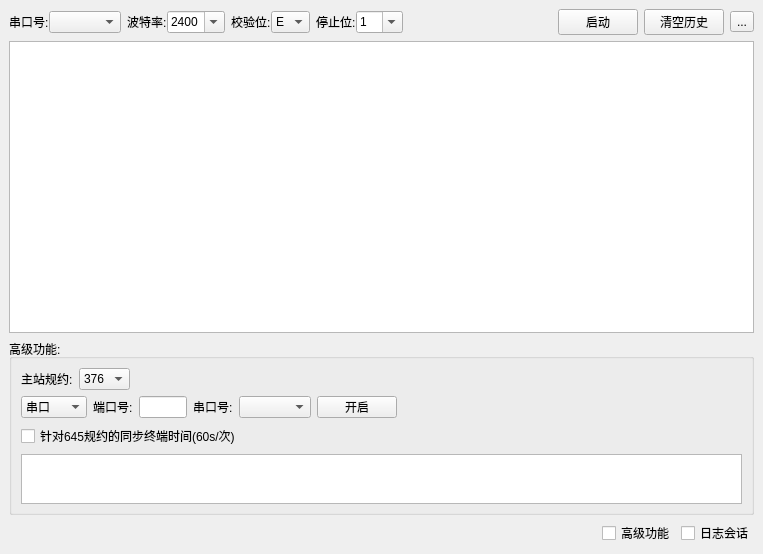
<?xml version="1.0" encoding="UTF-8"?>
<ui version="4.0">
 <class>MainWindow</class>
 <widget class="QMainWindow" name="MainWindow">
  <property name="geometry">
   <rect>
    <x>0</x>
    <y>0</y>
    <width>763</width>
    <height>554</height>
   </rect>
  </property>
  <property name="minimumSize">
   <size>
    <width>763</width>
    <height>554</height>
   </size>
  </property>
  <property name="windowTitle">
   <string>模拟表程序v1.42</string>
  </property>
  <property name="windowIcon">
   <iconset>
    <normaloff>:/web/source/web.png</normaloff>
    <normalon>:/web/source/web.png</normalon>:/web/source/web.png</iconset>
  </property>
  <widget class="QWidget" name="centralwidget">
   <layout class="QVBoxLayout" name="verticalLayout">
    <item>
     <layout class="QHBoxLayout" name="horizontalLayout_5">
      <item>
       <layout class="QGridLayout" name="gridLayout">
        <property name="leftMargin">
         <number>0</number>
        </property>
        <property name="rightMargin">
         <number>0</number>
        </property>
        <property name="horizontalSpacing">
         <number>6</number>
        </property>
        <property name="verticalSpacing">
         <number>2</number>
        </property>
        <item row="0" column="1">
         <layout class="QHBoxLayout" name="horizontalLayout_2">
          <item>
           <widget class="QLabel" name="label_2">
            <property name="text">
             <string>波特率:</string>
            </property>
           </widget>
          </item>
          <item>
           <widget class="QComboBox" name="comboBox_2">
            <property name="editable">
             <bool>true</bool>
            </property>
            <item>
             <property name="text">
              <string>2400</string>
             </property>
            </item>
            <item>
             <property name="text">
              <string>9600</string>
             </property>
            </item>
           </widget>
          </item>
         </layout>
        </item>
        <item row="0" column="2">
         <layout class="QHBoxLayout" name="horizontalLayout_3">
          <item>
           <widget class="QLabel" name="label_3">
            <property name="text">
             <string>校验位:</string>
            </property>
           </widget>
          </item>
          <item>
           <widget class="QComboBox" name="comboBox_3">
            <item>
             <property name="text">
              <string>E</string>
             </property>
            </item>
            <item>
             <property name="text">
              <string>O</string>
             </property>
            </item>
           </widget>
          </item>
         </layout>
        </item>
        <item row="0" column="3">
         <layout class="QHBoxLayout" name="horizontalLayout_4">
          <item>
           <widget class="QLabel" name="label_4">
            <property name="text">
             <string>停止位:</string>
            </property>
           </widget>
          </item>
          <item>
           <widget class="QComboBox" name="comboBox_4">
            <property name="editable">
             <bool>true</bool>
            </property>
            <item>
             <property name="text">
              <string>1</string>
             </property>
            </item>
            <item>
             <property name="text">
              <string>1.5</string>
             </property>
            </item>
           </widget>
          </item>
         </layout>
        </item>
        <item row="0" column="0">
         <layout class="QHBoxLayout" name="horizontalLayout">
          <property name="leftMargin">
           <number>0</number>
          </property>
          <item>
           <widget class="QLabel" name="label">
            <property name="text">
             <string>串口号:</string>
            </property>
           </widget>
          </item>
          <item>
           <widget class="QComboBox" name="comboBox"/>
          </item>
         </layout>
        </item>
       </layout>
      </item>
      <item>
       <spacer name="horizontalSpacer">
        <property name="orientation">
         <enum>Qt::Horizontal</enum>
        </property>
        <property name="sizeType">
         <enum>QSizePolicy::Expanding</enum>
        </property>
        <property name="sizeHint" stdset="0">
         <size>
          <width>40</width>
          <height>20</height>
         </size>
        </property>
       </spacer>
      </item>
      <item>
       <widget class="QPushButton" name="pushButton">
        <property name="sizePolicy">
         <sizepolicy hsizetype="Fixed" vsizetype="Fixed">
          <horstretch>0</horstretch>
          <verstretch>0</verstretch>
         </sizepolicy>
        </property>
        <property name="text">
         <string>启动</string>
        </property>
       </widget>
      </item>
      <item>
       <widget class="QPushButton" name="pushButton_2">
        <property name="sizePolicy">
         <sizepolicy hsizetype="Fixed" vsizetype="Fixed">
          <horstretch>0</horstretch>
          <verstretch>0</verstretch>
         </sizepolicy>
        </property>
        <property name="text">
         <string>清空历史</string>
        </property>
       </widget>
      </item>
      <item>
       <widget class="QToolButton" name="toolButton">
        <property name="text">
         <string>...</string>
        </property>
       </widget>
      </item>
     </layout>
    </item>
    <item>
     <widget class="QTextEdit" name="textEdit">
      <property name="horizontalScrollBarPolicy">
       <enum>Qt::ScrollBarAlwaysOff</enum>
      </property>
      <property name="sizeAdjustPolicy">
       <enum>QAbstractScrollArea::AdjustIgnored</enum>
      </property>
      <property name="readOnly">
       <bool>true</bool>
      </property>
     </widget>
    </item>
    <item>
     <widget class="QGroupBox" name="groupBox">
      <property name="sizePolicy">
       <sizepolicy hsizetype="Expanding" vsizetype="Expanding">
        <horstretch>0</horstretch>
        <verstretch>0</verstretch>
       </sizepolicy>
      </property>
      <property name="maximumSize">
       <size>
        <width>16777215</width>
        <height>176</height>
       </size>
      </property>
      <property name="title">
       <string>高级功能:</string>
      </property>
      <property name="checkable">
       <bool>false</bool>
      </property>
      <layout class="QVBoxLayout" name="verticalLayout_3">
       <item>
        <layout class="QGridLayout" name="gridLayout_2">
         <item row="0" column="0">
          <layout class="QVBoxLayout" name="verticalLayout_2">
           <item>
            <layout class="QHBoxLayout" name="horizontalLayout_7">
             <item>
              <widget class="QLabel" name="label_6">
               <property name="text">
                <string>主站规约:</string>
               </property>
              </widget>
             </item>
             <item>
              <widget class="QComboBox" name="comboBox_5">
               <item>
                <property name="text">
                 <string>376</string>
                </property>
               </item>
               <item>
                <property name="text">
                 <string>698</string>
                </property>
               </item>
              </widget>
             </item>
             <item>
              <spacer name="horizontalSpacer_4">
               <property name="orientation">
                <enum>Qt::Horizontal</enum>
               </property>
               <property name="sizeHint" stdset="0">
                <size>
                 <width>40</width>
                 <height>20</height>
                </size>
               </property>
              </spacer>
             </item>
            </layout>
           </item>
           <item>
            <layout class="QHBoxLayout" name="horizontalLayout_8">
             <item>
              <widget class="QComboBox" name="comboBox_6">
               <item>
                <property name="text">
                 <string>串口</string>
                </property>
               </item>
               <item>
                <property name="text">
                 <string>以太网</string>
                </property>
               </item>
              </widget>
             </item>
             <item>
              <widget class="QLabel" name="label_7">
               <property name="text">
                <string>端口号:</string>
               </property>
              </widget>
             </item>
             <item>
              <widget class="QLineEdit" name="lineEdit_2">
               <property name="sizePolicy">
                <sizepolicy hsizetype="Minimum" vsizetype="Fixed">
                 <horstretch>0</horstretch>
                 <verstretch>0</verstretch>
                </sizepolicy>
               </property>
               <property name="maximumSize">
                <size>
                 <width>48</width>
                 <height>16777215</height>
                </size>
               </property>
              </widget>
             </item>
             <item>
              <layout class="QHBoxLayout" name="horizontalLayout_9">
               <property name="leftMargin">
                <number>0</number>
               </property>
               <item>
                <widget class="QLabel" name="label_8">
                 <property name="text">
                  <string>串口号:</string>
                 </property>
                </widget>
               </item>
               <item>
                <widget class="QComboBox" name="comboBox_7"/>
               </item>
              </layout>
             </item>
             <item>
              <widget class="QPushButton" name="pushButton_3">
               <property name="sizePolicy">
                <sizepolicy hsizetype="Fixed" vsizetype="Fixed">
                 <horstretch>0</horstretch>
                 <verstretch>0</verstretch>
                </sizepolicy>
               </property>
               <property name="text">
                <string>开启</string>
               </property>
              </widget>
             </item>
             <item>
              <spacer name="horizontalSpacer_3">
               <property name="orientation">
                <enum>Qt::Horizontal</enum>
               </property>
               <property name="sizeType">
                <enum>QSizePolicy::Expanding</enum>
               </property>
               <property name="sizeHint" stdset="0">
                <size>
                 <width>40</width>
                 <height>20</height>
                </size>
               </property>
              </spacer>
             </item>
            </layout>
           </item>
          </layout>
         </item>
        </layout>
       </item>
       <item>
        <widget class="QCheckBox" name="checkBox_3">
         <property name="text">
          <string>针对645规约的同步终端时间(60s/次)</string>
         </property>
        </widget>
       </item>
       <item>
        <widget class="QPlainTextEdit" name="plainTextEdit">
         <property name="maximumSize">
          <size>
           <width>16777215</width>
           <height>98</height>
          </size>
         </property>
        </widget>
       </item>
      </layout>
     </widget>
    </item>
    <item>
     <layout class="QHBoxLayout" name="horizontalLayout_6">
      <item>
       <widget class="QLabel" name="label_5">
        <property name="text">
         <string/>
        </property>
       </widget>
      </item>
      <item>
       <spacer name="horizontalSpacer_2">
        <property name="orientation">
         <enum>Qt::Horizontal</enum>
        </property>
        <property name="sizeHint" stdset="0">
         <size>
          <width>40</width>
          <height>20</height>
         </size>
        </property>
       </spacer>
      </item>
      <item>
       <widget class="QCheckBox" name="checkBox_2">
        <property name="text">
         <string>高级功能</string>
        </property>
        <property name="checked">
         <bool>false</bool>
        </property>
       </widget>
      </item>
      <item>
       <widget class="QCheckBox" name="checkBox">
        <property name="text">
         <string>日志会话</string>
        </property>
       </widget>
      </item>
     </layout>
    </item>
   </layout>
  </widget>
 </widget>
 <resources/>
 <connections>
  <connection>
   <sender>pushButton_2</sender>
   <signal>clicked()</signal>
   <receiver>textEdit</receiver>
   <slot>clear()</slot>
   <hints>
    <hint type="sourcelabel">
     <x>709</x>
     <y>32</y>
    </hint>
    <hint type="destinationlabel">
     <x>650</x>
     <y>156</y>
    </hint>
   </hints>
  </connection>
  <connection>
   <sender>checkBox_2</sender>
   <signal>clicked(bool)</signal>
   <receiver>groupBox</receiver>
   <slot>setVisible(bool)</slot>
   <hints>
    <hint type="sourcelabel">
     <x>625</x>
     <y>533</y>
    </hint>
    <hint type="destinationlabel">
     <x>234</x>
     <y>515</y>
    </hint>
   </hints>
  </connection>
 </connections>
</ui>
